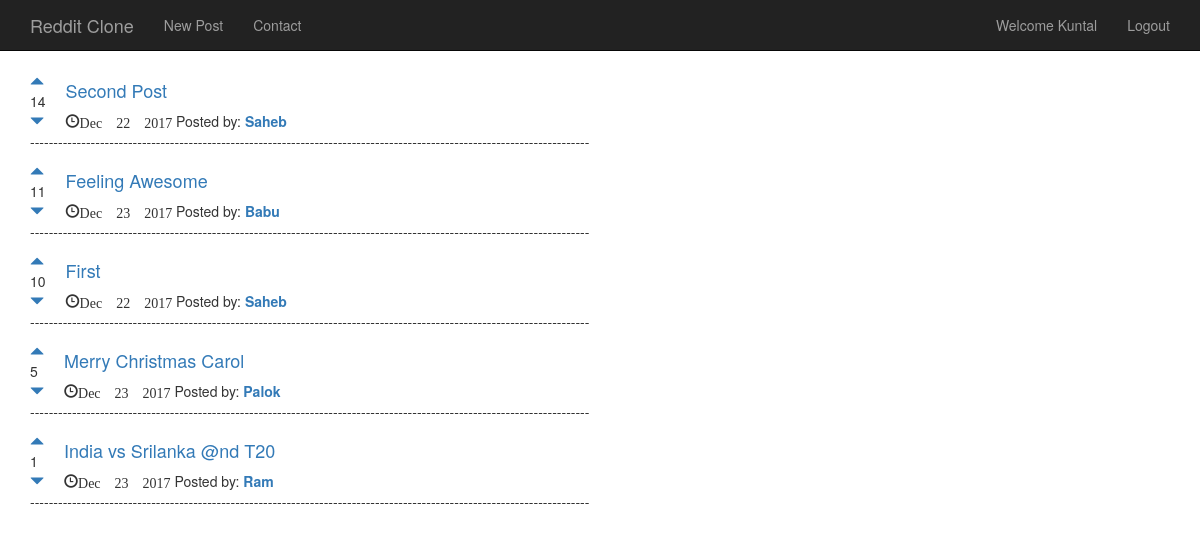
The app's page / (signed in) with its own data.
### posts/models.py (models this page shows, shortened)
class Post(models.Model):
    title = models.TextField(max_length=200)
    url = models.TextField()
    pub_date = models.DateTimeField()
    author = models.ForeignKey(User)
    votes_total = models.IntegerField(default=1)
    def pub_date_new(self):
        return self.pub_date.strftime("%b %e %Y")

### posts/views.py (the view)
# urls.py: 2. Add a URL to urlpatterns:  url(r'^$', views.home, name='home')
def home(request):
    posts = Post.objects.order_by('-votes_total')
    return render(request, 'posts/home.html',{'posts':posts})

### posts/templates/posts/home.html (shortened to what this page needs)
{% extends "base.html" %}
{% block body_block %}
  {% for post in posts %}
    <table>
      <tr>
        <td style="padding-right:20px"><a href="#" onClick="document.getElementById('upvote{{ post.id }}').submit()"><span class="glyphicon glyphicon-triangle-top"></span></a><br/>{{post.votes_total}}<br/><a href="" onClick="document.getElementById('downvote{{ post.id }}').submit()"><span class="glyphicon glyphicon-triangle-bottom"></span></a></td>
        <td><h4><a href="{{post.url}}">{{post.title}}</a></h4><span class="glyphicon glyphicon-time">{{post.pub_date_new}}</span> Posted by: <a href="{% url 'posts:user_post' post.author.id %}"><strong>{{post.author.username}}</strong></a></td>
      </tr>
    </table>
    <p>------------------------------------------------------------------------------------------------------------------------</p>
  {% endfor %}
{% endblock %}

### templates/base.html (shortened to what this page needs)
<!DOCTYPE html>
<html>
  <head>
    <link rel="stylesheet" href="https://maxcdn.bootstrapcdn.com/bootstrap/3.3.7/css/bootstrap.min.css">
  </head>
  <body>
    <nav class="navbar navbar-default navbar-inverse navbar-static-top">
      <div class="container">
        <div class="navbar-header">
          <a class="navbar-brand" href="{% url 'home' %}">Reddit Clone</a>
        </div>
        <div class="collapse navbar-collapse" id="nav1">
          <ul class="nav navbar-nav">
            <li><a href="{% url 'posts:create' %}">New Post</a></li>
            <li><a href="#">Contact</a>
            </li>
          </ul>
          <ul class="nav navbar-nav navbar-right">
            {% if user.is_authenticated %}
              <li><a href="#">Welcome {{user.username}}</a></li>
              <li><a href="{% url 'accounts:logoutview' %}">Logout</a>
              </li>
            {% else %}
              <li><a href="{% url 'accounts:signup' %}">Register</a>
              </li>
              <li><a href="{% url 'accounts:loginview' %}">Login</a>
              </li>
            {% endif %}
          </ul>
        </div>
      </div>
    </nav>
    <div class="container">
      {% block body_block %}
      {% endblock %}
    </div>
  </body>
</html>

### records on screen
Post: votes_total "14", title "Second Post", pub_date_new "Dec 22 2017", author.username "Saheb"
Post: votes_total "11", title "Feeling Awesome", pub_date_new "Dec 23 2017", author.username "Babu"
Post: votes_total "10", title "First", pub_date_new "Dec 22 2017", author.username "Saheb"
Post: votes_total "5", title "Merry Christmas Carol", pub_date_new "Dec 23 2017", author.username "Palok"
Post: votes_total "1", title "India vs Srilanka @nd T20", pub_date_new "Dec 23 2017", author.username "Ram"

### other values on screen
{{ user.username }} "Kuntal"
